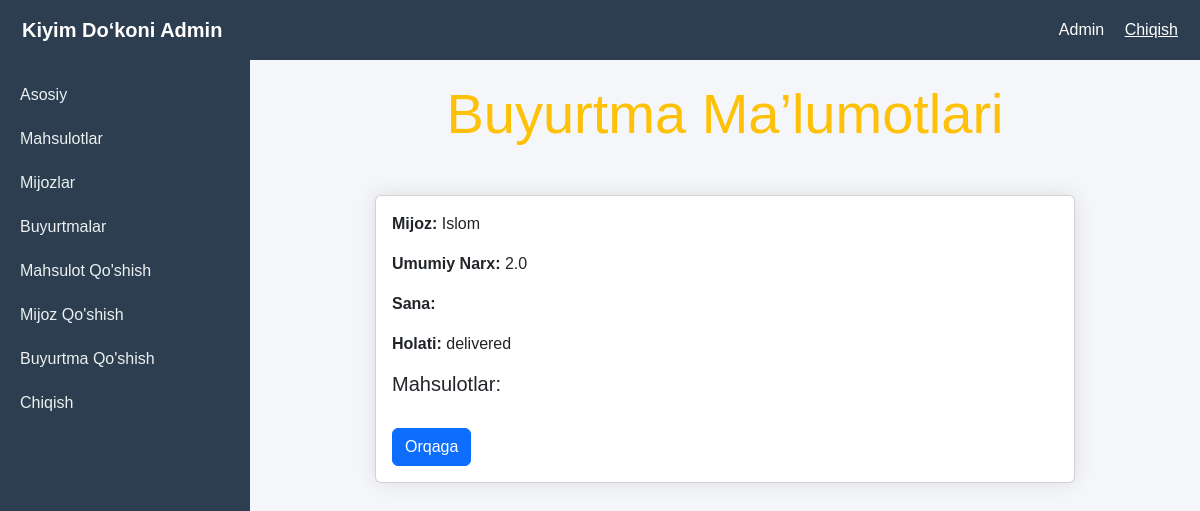
The app's page /orders/4/ (signed in) with its own data.
### crm_app/models.py (models this page shows, shortened)
class Order(models.Model):
    customer = models.ForeignKey(Customer, on_delete=models.CASCADE)
    total_amount = models.FloatField()
    status = models.CharField(max_length=20, choices=[('pending', 'Pending'), ('completed', 'Completed')])
    created_at = models.DateTimeField(auto_now_add=True)

class Customer(models.Model):
    name = models.CharField(max_length=100)
    phone = models.CharField(max_length=15)
    email = models.EmailField()

### crm_app/views.py (the view)
# urls.py: path('orders/<int:pk>/', views.order_detail, name='order_detail'),
@login_required(login_url='/register/')
def order_detail(request, pk):
    order = get_object_or_404(Order, pk=pk)
    return render(request, 'crm/order_detail.html', {'order': order})

### crm_app/templates/crm/order_detail.html (shortened to what this page needs)
{% extends 'crm/base.html' %}
{% block content %}
    <div class="text-center mb-5">
        <h1 class="display-4 text-warning">Buyurtma Ma’lumotlari</h1>
    </div>
    <div class="card mx-auto" style="max-width: 700px; box-shadow: 0 0 20px rgba(0, 0, 0, 0.1);">
        <div class="card-body">
            <p><strong>Mijoz:</strong> {{ order.customer.name }}</p>
            <p><strong>Umumiy Narx:</strong> {{ order.total_amount }}</p>
            <p><strong>Sana:</strong> {{ order.order_date }}</p>
            <p><strong>Holati:</strong> {{ order.status }}</p>
            <h5>Mahsulotlar:</h5>
            <a href="{% url 'order_list' %}" class="btn btn-primary mt-3">Orqaga</a>
        </div>
    </div>
{% endblock %}

### crm_app/templates/crm/base.html (style rules this page uses)
body { background-color: #f4f6f9; font-family: Arial, sans-serif; transition: all 0.3s ease; }

### records on screen
Order: customer.name "Islom", total_amount "2.0", status "delivered"
